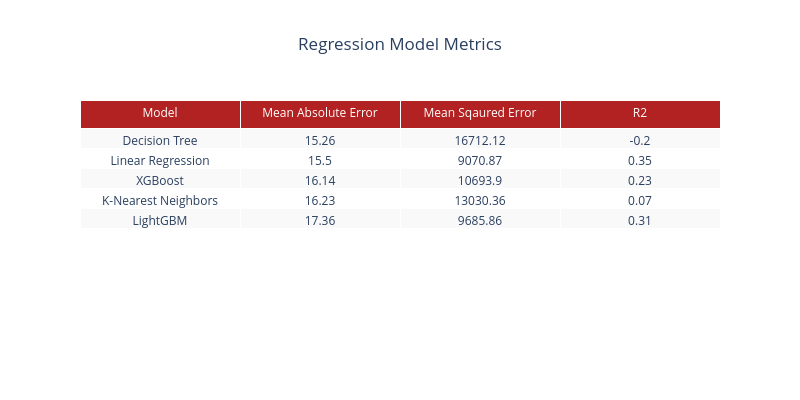

This figure's notebook cell:
### Code cell
# Concatenate all models' metrics
all_metrics = pd.concat(
    [dt_metrics, knn_metrics, lr_metrics, xgb_metrics, gbm_metrics], 
    ignore_index=True
)

# Sort by Mean Absolute Error (ascending)
all_metrics = all_metrics.sort_values(by='Mean Absolute Error', ascending=True).reset_index(drop=True)


# Create Plotly table
fig_metrics = go.Figure(data=[go.Table(
    header=dict(
        values=list(all_metrics.columns),  # Column names: Model, MAE, MSE, R2
        fill_color='firebrick',
        font=dict(color='white', size=12),
        align='center'
    ),
    cells=dict(
        values=[all_metrics[col] for col in all_metrics.columns],  # Values from each column
        fill_color=[['#f9f9f9', 'white'] * (len(all_metrics)//2 + 1)], 
        align='center'
    )
)])

# Optional layout adjustments
fig_metrics.update_layout(
    title="Regression Model Metrics",
    template='plotly_white',
    width=800,
    height=400
)

    
fig_metrics.update_layout(
    title=dict(
        x=0.5,       # Center of the x-axis
        xanchor='center'  # Anchor the title at the center
    ),)

# Show table
fig_metrics.show()

### Figure 1 — Plotly figure (JSON) as saved in the notebook; plotly's stock layout.template omitted (floating-point values rounded to 4 significant figures)
{"data": [{"cells": {"align": "center", "fill": {"color": [["#f9f9f9", "white", "#f9f9f9", "white", "#f9f9f9", "white"]]}, "values": [["Decision Tree", "Linear Regression", "XGBoost", "K-Nearest Neighbors", "LightGBM"], [15.26, 15.5, 16.14, 16.23, 17.36], [16710.0, 9071.0, 10690.0, 13030.0, 9686.0], [-0.2, 0.35, 0.23, 0.07, 0.31]]}, "header": {"align": "center", "fill": {"color": "firebrick"}, "font": {"color": "white", "size": 12}, "values": ["Model", "Mean Absolute Error", "Mean Sqaured Error", "R2"]}, "type": "table"}], "layout": {"height": 400, "title": {"text": "Regression Model Metrics", "x": 0.5, "xanchor": "center"}, "width": 800}}
